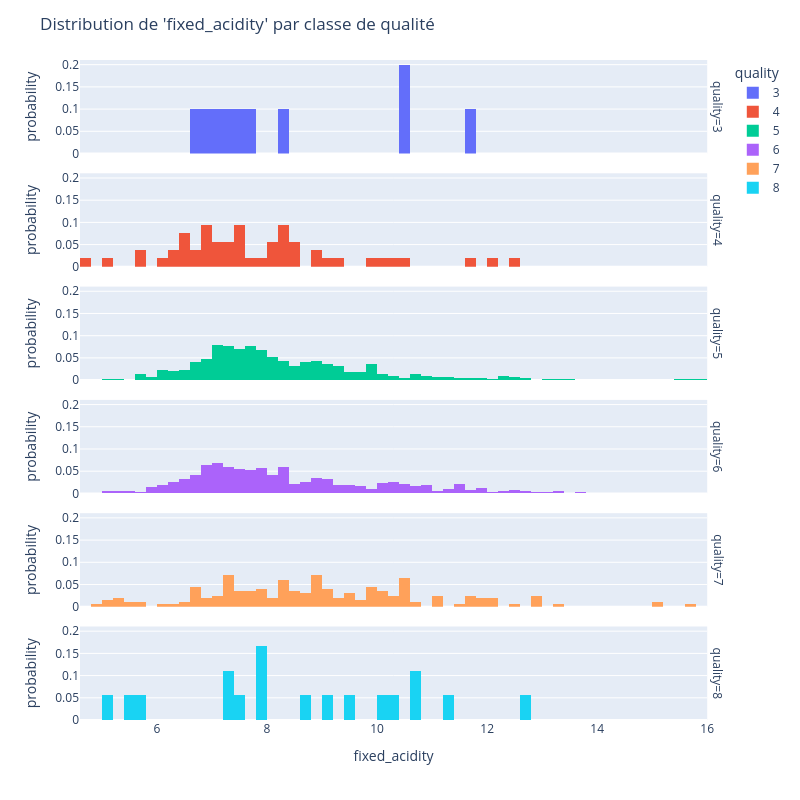

The cell this chart's notebook holds for it:
### Markdown cell above
4. Plot the distributions of each of the explanatory variables against the target variable and analyse what you see. Which features seem important to estimate the wine quality?

### Code cell
cat_order = {
    "quality": [3, 4, 5, 6, 7, 8],
}

def display_distrib(f):
    fig = px.histogram(data, f, color = 'quality', facet_row = 'quality', histnorm = 'probability', category_orders = cat_order)
    fig.update_layout(title_text=f"Distribution de '{f}' par classe de qualité")
    fig.update_layout(height=800, width=800)
    fig.show()

display_distrib('fixed_acidity')

### Figure 1 — Plotly figure (JSON) as saved in the notebook; plotly's stock layout.template omitted (floating-point values rounded to 4 significant figures; data arrays with more than 128 entries replaced by an {"elided": "..."} marker saying what was removed)
{"data": [{"alignmentgroup": "True", "bingroup": "x", "histnorm": "probability", "hovertemplate": "quality=3<br>fixed_acidity=%{x}<br>probability=%{y}<extra></extra>", "legendgroup": "3", "marker": {"color": "#636efa", "pattern": {"shape": ""}}, "name": "3", "offsetgroup": "3", "orientation": "v", "showlegend": true, "type": "histogram", "x": [11.6, 10.4, 7.4, 10.4, 8.3, 7.6, 6.8, 7.3, 7.1, 6.7], "xaxis": "x6", "yaxis": "y6"}, {"alignmentgroup": "True", "bingroup": "x", "histnorm": "probability", "hovertemplate": "quality=4<br>fixed_acidity=%{x}<br>probability=%{y}<extra></extra>", "legendgroup": "4", "marker": {"color": "#EF553B", "pattern": {"shape": ""}}, "name": "4", "offsetgroup": "4", "orientation": "v", "showlegend": true, "type": "histogram", "x": [7.4, 5.7, 8.8, 4.6, 8.3, 8.3, 5, 9.2, 7.6, 7.3, 7.9, 6.9, 8.4, 7, 8.1, 12.5, 10.5, 9.9, 8.2, 10.1, 8.3, 7.1, 7.5, 9.1, 7.5, 6.9, 7.5, 11.6, 7.3, 7.1, 8.4, 12, 6.5, 6.5, 8.8, 10.2, 6, 8.1, 6.5, 6.3, 8.2, 8.5, 7.5, 6.8, 8, 6.6, 6.4, 6.2, 6.7, 5.6, 7.2, 6.8, 6.9], "xaxis": "x5", "yaxis": "y5"}, {"alignmentgroup": "True", "bingroup": "x", "histnorm": "probability", "hovertemplate": "quality=5<br>fixed_acidity=%{x}<br>probability=%{y}<extra></extra>", "legendgroup": "5", "marker": {"color": "#00cc96", "pattern": {"shape": ""}}, "name": "5", "offsetgroup": "5", "orientation": "v", "showlegend": true, "type": "histogram", "x": {"elided": "681 float values"}, "xaxis": "x4", "yaxis": "y4"}, {"alignmentgroup": "True", "bingroup": "x", "histnorm": "probability", "hovertemplate": "quality=6<br>fixed_acidity=%{x}<br>probability=%{y}<extra></extra>", "legendgroup": "6", "marker": {"color": "#ab63fa", "pattern": {"shape": ""}}, "name": "6", "offsetgroup": "6", "orientation": "v", "showlegend": true, "type": "histogram", "x": {"elided": "638 float values"}, "xaxis": "x3", "yaxis": "y3"}, {"alignmentgroup": "True", "bingroup": "x", "histnorm": "probability", "hovertemplate": "quality=7<br>fixed_acidity=%{x}<br>probability=%{y}<extra></extra>", "legendgroup": "7", "marker": {"color": "#FFA15A", "pattern": {"shape": ""}}, "name": "7", "offsetgroup": "7", "orientation": "v", "showlegend": true, "type": "histogram", "x": {"elided": "199 float values"}, "xaxis": "x2", "yaxis": "y2"}, {"alignmentgroup": "True", "bingroup": "x", "histnorm": "probability", "hovertemplate": "quality=8<br>fixed_acidity=%{x}<br>probability=%{y}<extra></extra>", "legendgroup": "8", "marker": {"color": "#19d3f3", "pattern": {"shape": ""}}, "name": "8", "offsetgroup": "8", "orientation": "v", "showlegend": true, "type": "histogram", "x": [7.9, 10.3, 5.6, 12.6, 11.3, 9.4, 10.7, 10.7, 5, 7.8, 9.1, 10, 7.9, 8.6, 5.5, 7.2, 7.2, 7.4], "xaxis": "x", "yaxis": "y"}], "layout": {"annotations": [{"font": {}, "showarrow": false, "text": "quality=8", "textangle": 90, "x": 0.98, "xanchor": "left", "xref": "paper", "y": 0.07083, "yanchor": "middle", "yref": "paper"}, {"font": {}, "showarrow": false, "text": "quality=7", "textangle": 90, "x": 0.98, "xanchor": "left", "xref": "paper", "y": 0.2425, "yanchor": "middle", "yref": "paper"}, {"font": {}, "showarrow": false, "text": "quality=6", "textangle": 90, "x": 0.98, "xanchor": "left", "xref": "paper", "y": 0.4142, "yanchor": "middle", "yref": "paper"}, {"font": {}, "showarrow": false, "text": "quality=5", "textangle": 90, "x": 0.98, "xanchor": "left", "xref": "paper", "y": 0.5858, "yanchor": "middle", "yref": "paper"}, {"font": {}, "showarrow": false, "text": "quality=4", "textangle": 90, "x": 0.98, "xanchor": "left", "xref": "paper", "y": 0.7575, "yanchor": "middle", "yref": "paper"}, {"font": {}, "showarrow": false, "text": "quality=3", "textangle": 90, "x": 0.98, "xanchor": "left", "xref": "paper", "y": 0.9292, "yanchor": "middle", "yref": "paper"}], "barmode": "relative", "height": 800, "legend": {"title": {"text": "quality"}, "tracegroupgap": 0}, "margin": {"t": 60}, "title": {"text": "Distribution de 'fixed_acidity' par classe de qualité"}, "width": 800, "xaxis": {"anchor": "y", "domain": [0, 0.98], "title": {"text": "fixed_acidity"}}, "xaxis2": {"anchor": "y2", "domain": [0, 0.98], "matches": "x", "showticklabels": false}, "xaxis3": {"anchor": "y3", "domain": [0, 0.98], "matches": "x", "showticklabels": false}, "xaxis4": {"anchor": "y4", "domain": [0, 0.98], "matches": "x", "showticklabels": false}, "xaxis5": {"anchor": "y5", "domain": [0, 0.98], "matches": "x", "showticklabels": false}, "xaxis6": {"anchor": "y6", "domain": [0, 0.98], "matches": "x", "showticklabels": false}, "yaxis": {"anchor": "x", "domain": [0, 0.1417], "title": {"text": "probability"}}, "yaxis2": {"anchor": "x2", "domain": [0.1717, 0.3133], "matches": "y", "title": {"text": "probability"}}, "yaxis3": {"anchor": "x3", "domain": [0.3433, 0.485], "matches": "y", "title": {"text": "probability"}}, "yaxis4": {"anchor": "x4", "domain": [0.515, 0.6567], "matches": "y", "title": {"text": "probability"}}, "yaxis5": {"anchor": "x5", "domain": [0.6867, 0.8283], "matches": "y", "title": {"text": "probability"}}, "yaxis6": {"anchor": "x6", "domain": [0.8583, 1], "matches": "y", "title": {"text": "probability"}}}}
